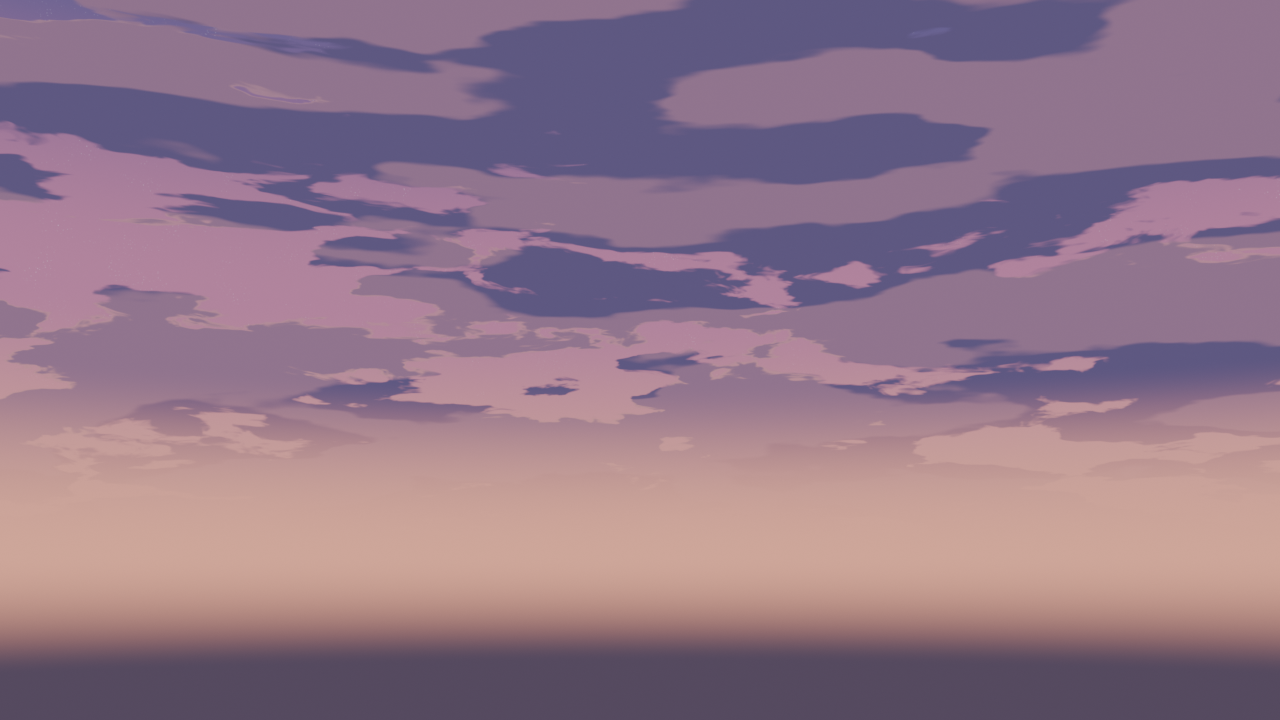
#> input picture preset_dev/world_baseline/v1.0.3/after_school_1280x720.png, 1280 x 720 px, given in place of summer_noon_1280x720.png, which was not available
$ python cloud_distribution_compare.py
#> lines starting #> are read from the running program, lines starting #| are printed output that depends on the picture; after the words box and inside, x2 and y2 are one past the last pixel; in counts of white or black regions, pixels touching at a corner belong together; pictures that were not available may be replaced by others from this repository, and a replacement may not be noted
"""Build the 2D cloud-distribution evidence: sheets, masks and metrics.

Reads the prototype renders (3 seeds x 3 amounts x 2 views), the A reference
renders, the Cloud Amount curve, the panorama previews and the v1.0.3 baseline.
Writes contact sheets, metrics.json and the comparison report data.
"""

import glob
import json
import os
import sys
from collections import deque

import numpy as np
from PIL import Image, ImageDraw, ImageFilter, ImageFont

HERE = os.path.dirname(os.path.abspath(__file__))
SEEDS = (3, 17, 42)
VIEWS = ("main", "right")
AMOUNTS = (18, 30, 42)
THRESHOLD = 0.02
V1_IMAGE = os.path.join(HERE, "world_baseline", "v1.0.3",
                        "summer_noon_1280x720.png")
V1_MASK = os.path.join(HERE, "phase1", "mask_v1_0_3_1280x720.png")


def load(path):
    return np.asarray(Image.open(path).convert("RGB"), dtype=np.float32) / 255.0


# [8 lines left out: function font, not called in this run]


def mask_from(on, off):
    diff = np.abs(on - off).max(axis=2)
    image = Image.fromarray((diff > THRESHOLD).astype(np.uint8) * 255, "L")
    image = image.filter(ImageFilter.MaxFilter(3)).filter(
        ImageFilter.MinFilter(3))
    image = image.filter(ImageFilter.MinFilter(3)).filter(
        ImageFilter.MaxFilter(3))
    return np.asarray(image) > 127


def mask_image(mask):
    return Image.fromarray(mask.astype(np.uint8) * 255, "L")


def perimeter(mask):
    eroded = np.asarray(mask_image(mask).filter(
        ImageFilter.MinFilter(3))) > 127
    boundary = mask & ~eroded
    boundary[0, :] = False
    boundary[-1, :] = False
    boundary[:, 0] = False
    boundary[:, -1] = False
    pixels = int(boundary.sum())
    area = int(mask.sum())
    return {"pixels": pixels,
            "norm": round(float(pixels / max(np.sqrt(area), 1.0)), 3)}


def components(mask, minimum=0.002):
    small = mask_image(mask).resize((320, 180), Image.Resampling.BOX)
    grid = np.asarray(small) > 127
    height, width = grid.shape
    seen = np.zeros_like(grid, dtype=bool)
    found = []
    for y in range(height):
        for x in range(width):
            if not grid[y, x] or seen[y, x]:
                continue
            queue = deque([(x, y)])
            seen[y, x] = True
            area = 0
            while queue:
                px, py = queue.popleft()
                area += 1
                for nx, ny in ((px - 1, py), (px + 1, py),
                               (px, py - 1), (px, py + 1)):
                    if (0 <= nx < width and 0 <= ny < height
                            and grid[ny, nx] and not seen[ny, nx]):
                        seen[ny, nx] = True
                        queue.append((nx, ny))
            fraction = area / (width * height)
            if fraction >= minimum:
                found.append(round(float(fraction), 4))
    return sorted(found, reverse=True)


def metrics(name, image, mask, extra=None):
    height, width = mask.shape
    rows = np.where(mask.any(axis=1))[0]
    boundary = perimeter(mask)
    areas = components(mask)
    record = {
        "name": name,
        "coverage": round(float(mask.mean()), 4),
        "components": len(areas),
        "component_areas": areas,
        "largest_component": areas[0] if areas else 0.0,
        "perimeter_norm": boundary["norm"],
        "vertical_span": (float(rows.max() - rows.min()) / height
                          if len(rows) else 0.0),
        "threshold": THRESHOLD,
    }
    if extra:
        record.update(extra)
    return record


def analyze(on_path, off_path):
    image = load(on_path)
    mask = mask_from(image, load(off_path))
    return image, mask


# [74 lines left out: functions cell, sheet, chart, not called in this run]


def main():
    argv = sys.argv
    argv = argv[argv.index("--") + 1:] if "--" in argv else []
    values = {"out": os.path.join(HERE, "cloud_distribution"),
              "final": "", "curve": "", "preview": "", "resolution": ""}
    for index, item in enumerate(argv):
        if item.startswith("--") and index + 1 < len(argv):
            values[item[2:].replace("-", "_")] = argv[index + 1]
    out = os.path.abspath(values["out"])
    final = os.path.abspath(values["final"])
    curve = os.path.abspath(values["curve"])
    preview = os.path.abspath(values["preview"])
    resolution = os.path.abspath(values["resolution"])
    os.makedirs(out, exist_ok=True)

    v1_image = load(V1_IMAGE)
    v1_mask = np.asarray(Image.open(V1_MASK).convert("L")) > 127
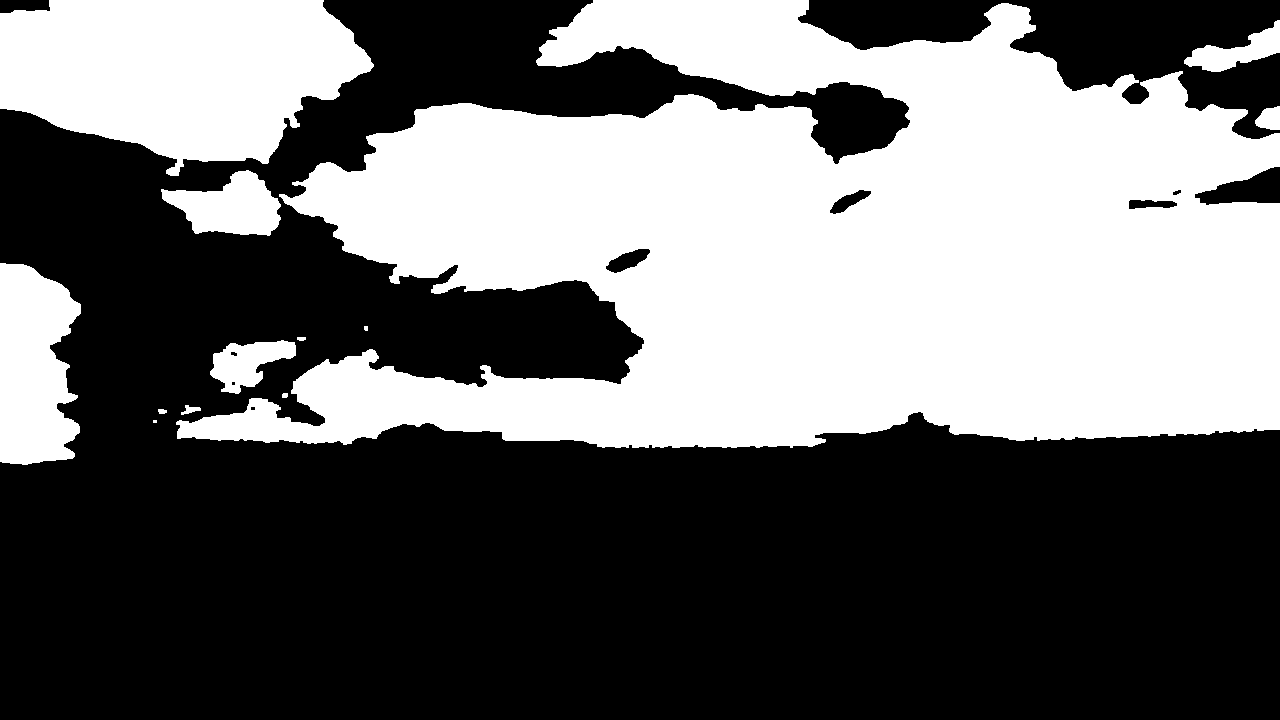
#> input picture preset_dev/phase1/mask_v1_0_3_1280x720.png, 1280 x 720 px
#> v1_mask: shape (720, 1280) bool; 41.9% white; 13 white regions (2 under 20 px), largest, box (x1, y1, x2, y2) and area: (176, 0, 1280, 448) 316379, (0, 0, 374, 176) 46939, (0, 263, 81, 465) 13089
    v1 = metrics("v1.0.3", v1_image, v1_mask)
#> in metrics, `rows = np.where(mask.any(axis=1))[0]`: rows = 465 values from 0 to 464
#> in mask_image, returned value is the input picture: PIL image 1280x720 L; 41.9% white; 13 white regions (2 under 20 px), largest, box (x1, y1, x2, y2) and area: (176, 0, 1280, 448) 316379, (0, 0, 374, 176) 46939, (0, 263, 81, 465) 13089
#> in perimeter, `eroded = np.asarray(mask_image(mask).filter( ImageFilter.MinFilter(3))..`:
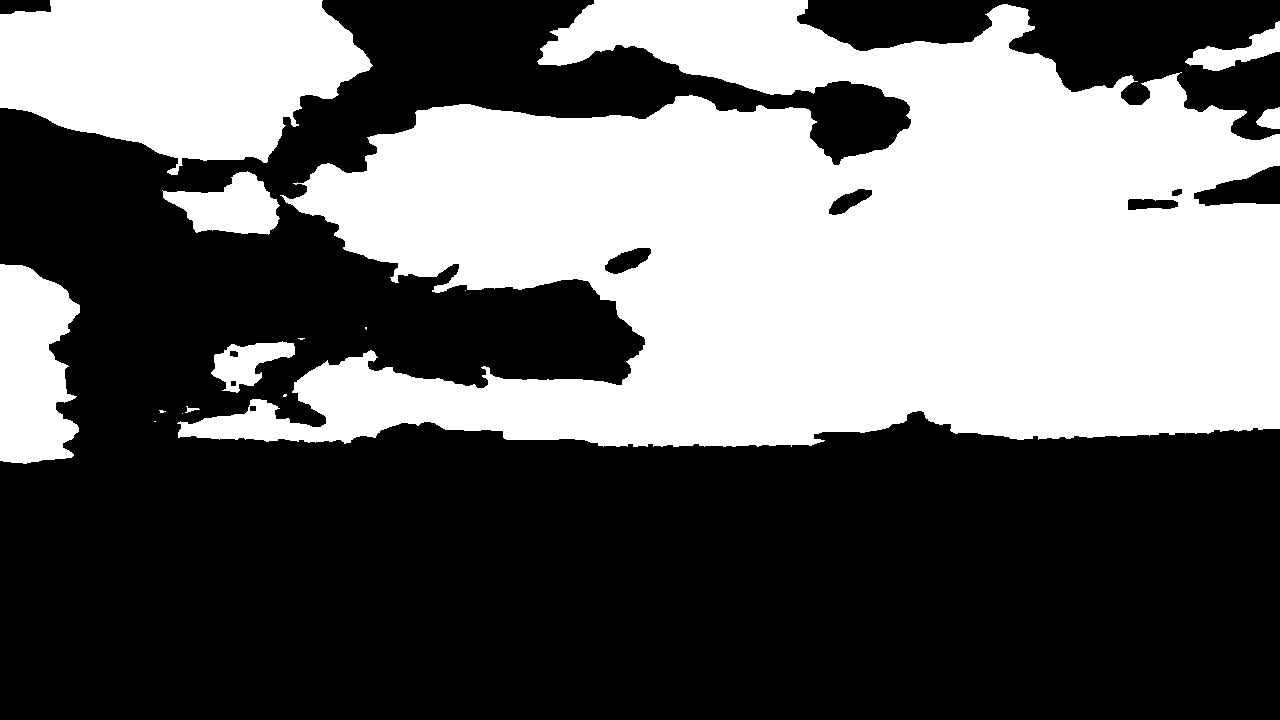
#> eroded: shape (720, 1280) bool; 41% white; 15 white regions (7 under 20 px), largest, box (x1, y1, x2, y2) and area: (177, 0, 1280, 447) 310003, (0, 0, 373, 175) 46106, (0, 264, 80, 464) 12586
#> in perimeter, `boundary = mask & ~eroded`:
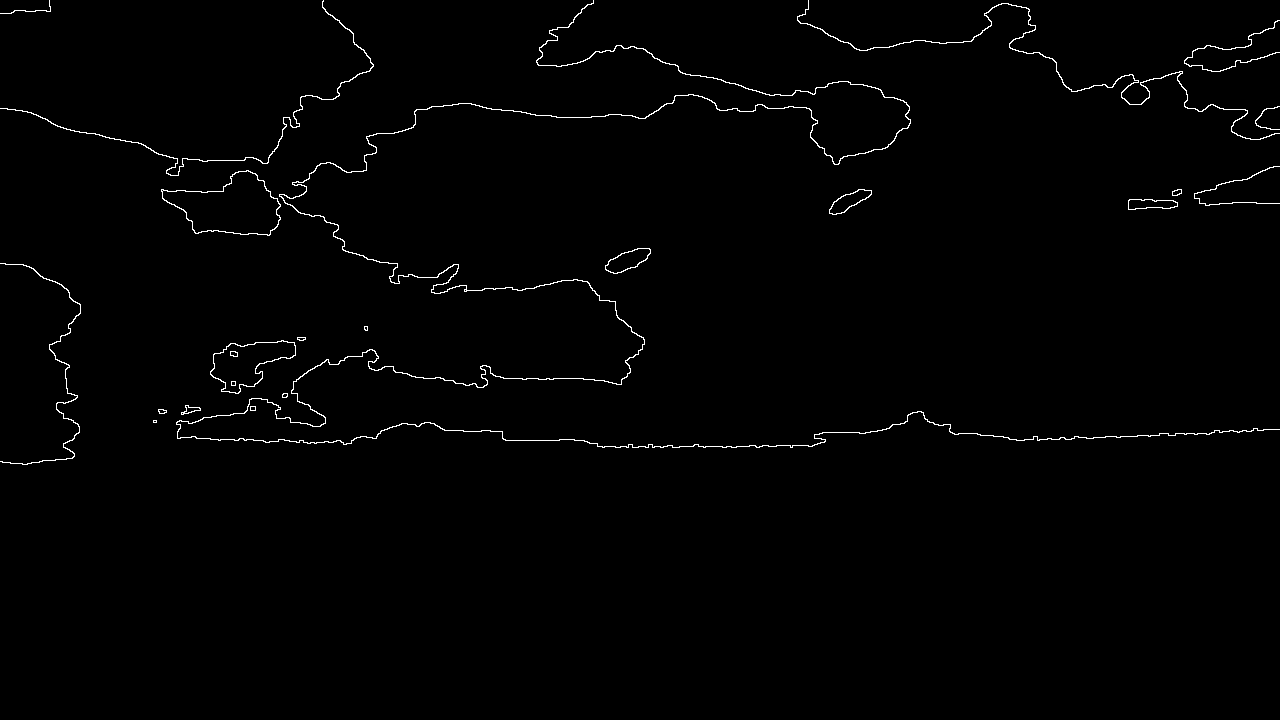
#> boundary: shape (720, 1280) bool; 0.97% white in thin lines or dots, all inside (x1, y1, x2, y2) = (0, 0, 1280, 465)
#> in perimeter, `pixels = int(boundary.sum())`: pixels = 8948
#> in perimeter, `area = int(mask.sum())`: area = 386568
#> in metrics, `boundary = perimeter(mask)`: boundary = {'pixels': 8948, 'norm': 14.39}
#> in components, `small = mask_image(mask).resize((320, 180), Image.Resampling.BOX)`:
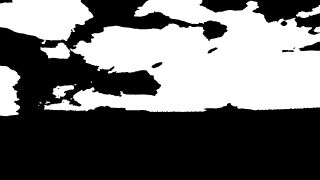
#> small: PIL image 320x180 L; min 0, max 255, mean 107
#> in components, `grid = np.asarray(small) > 127`:
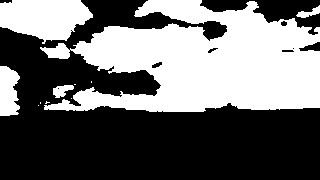
#> grid: shape (180, 320) bool; 42.1% white; 11 white regions (6 under 20 px), largest, box (x1, y1, x2, y2) and area: (40, 0, 320, 112) 20176, (0, 0, 93, 44) 2942, (0, 66, 20, 116) 820, (53, 85, 74, 98) 170, (296, 5, 320, 18) 134
#> in metrics, `areas = components(mask)`: areas = [0.345, 0.0511, 0.0142, 0.0052, 0.003, 0.0023]
#> in metrics, `record = { "name": name, "coverage": round(float(mask.mean()), 4), "co..`: record = {'name': 'v1.0.3', 'coverage': 0.419, 'components': 6, 'component_areas': [0.345, 0.0511, 0.0142, 0.0052, 0.003, 0.0023], 'largest_component': 0.345, 'perimeter_norm': 14.39, 'vertical_span': 0.644, 'threshold': 0.02}
#> v1 has the same summary as record in metrics

    proto = []
    ref = []
    for seed in SEEDS:
        for view in VIEWS:
            off = os.path.join(final, "proto_s%02d_%s_off_1280x720.png"
                               % (seed, view))
            for amount in AMOUNTS:
                path = os.path.join(
                    final, "proto_s%02d_%s_a%03d_1280x720.png"
                    % (seed, view, amount))
                image, mask = analyze(path, off)
                proto.append(metrics(
                    "proto_s%02d_%s_a%03d" % (seed, view, amount),
                    image, mask, {"seed": seed, "view": view,
                                  "amount": amount / 100.0}))
    for seed in SEEDS:
        for view in VIEWS:
            off = os.path.join(final, "A_%s_off_1280x720.png" % view)
            path = os.path.join(final, "A_%s_a078_s%02d_1280x720.png"
                                % (view, seed))
            image, mask = analyze(path, off)
            ref.append(metrics("A_s%02d_%s" % (seed, view), image, mask,
                               {"seed": seed, "view": view,
                                "amount": 0.78}))

    # Global coverage from the prototype reports.
    global_cov = {}
    for seed in SEEDS:
        with open(os.path.join(final, "proto_s%02d.json" % seed),
                  encoding="utf-8") as handle:
            report = json.load(handle)
        for amount, item in report["amounts"].items():
            global_cov[(seed, round(float(amount), 2))] = item[
                "global_coverage"]
    with open(os.path.join(final, "proto_s03.json"), encoding="utf-8") as h:
        perf_report = json.load(h)

    # Cloud Amount curve at seed 17.
    curve_points = {"global_coverage": [], "main": [], "right": []}
    with open(os.path.join(curve, "proto_s17.json"), encoding="utf-8") as h:
        curve_report = json.load(h)
    for amount_text, item in sorted(
            curve_report["amounts"].items(), key=lambda kv: float(kv[0])):
        amount = float(amount_text)
        curve_points["global_coverage"].append(
            (amount, item["global_coverage"]))
        for view in VIEWS:
            off = os.path.join(curve, "proto_s17_%s_off_1280x720.png" % view)
            path = os.path.join(
                curve, "proto_s17_%s_a%03d_1280x720.png"
                % (view, round(amount * 100)))
            if not os.path.exists(path):
                continue
            _image, mask = analyze(path, off)
            curve_points[view].append((amount, float(mask.mean())))
    chart(curve_points, os.path.join(out, "contact_curve.png"))

    # Comparison at one representative cell.
    seed, view = 3, "main"
    proto_cell = [x for x in proto if x["seed"] == seed
                  and x["view"] == view and x["amount"] == 0.42][0]
    ref_cell = [x for x in ref if x["seed"] == seed and x["view"] == view][0]
    proto_image, proto_mask = analyze(
        os.path.join(final, "proto_s03_main_a042_1280x720.png"),
        os.path.join(final, "proto_s03_main_off_1280x720.png"))
    ref_image, ref_mask = analyze(
        os.path.join(final, "A_main_a078_s03_1280x720.png"),
        os.path.join(final, "A_main_off_1280x720.png"))
    sheet([
        [("v1.0.3  cov %.3f" % v1["coverage"], v1_image),
         ("A 0.78  cov %.3f / %d comp" % (ref_cell["coverage"],
                                          ref_cell["components"]), ref_image),
         ("prototype 0.42  cov %.3f / %d comp"
          % (proto_cell["coverage"], proto_cell["components"]), proto_image)],
        [("mask v1.0.3", mask_image(v1_mask)),
         ("mask A", mask_image(ref_mask)),
         ("mask prototype", mask_image(proto_mask))],
    ], os.path.join(out, "contact_main.png"), (860, 484), 18)
    mask_image(v1_mask).save(os.path.join(out, "mask_v1_0_3.png"))
    mask_image(ref_mask).save(os.path.join(out, "mask_A_s03_main.png"))
    mask_image(proto_mask).save(
        os.path.join(out, "mask_prototype_s03_main_a042.png"))

    # Seeds and views, A vs prototype at 0.42 (closest coverage).
    worst = min((x for x in proto if x["amount"] == 0.42),
                key=lambda x: x["coverage"])
    columns = [(seed, "main") for seed in SEEDS] + [(42, "right")]
    rows = [[], [], [], []]
    for seed, view in columns:
        ref_cell = [x for x in ref if x["seed"] == seed
                    and x["view"] == view][0]
        cell_ref = [x for x in proto if x["seed"] == seed
                    and x["view"] == view and x["amount"] == 0.42][0]
        image, mask = analyze(
            os.path.join(final, "A_%s_a078_s%02d_1280x720.png" % (view, seed)),
            os.path.join(final, "A_%s_off_1280x720.png" % view))
        rows[0].append(("A s%02d %s  cov %.3f" % (seed, view,
                                                  ref_cell["coverage"]),
                        image))
        rows[2].append(("mask A  %d comp" % ref_cell["components"],
                        mask_image(mask)))
        image, mask = analyze(
            os.path.join(final, "proto_s%02d_%s_a030_1280x720.png"
                         % (seed, view)),
            os.path.join(final, "proto_s%02d_%s_off_1280x720.png"
                         % (seed, view)))
        tag = "proto s%02d %s  cov %.3f" % (seed, view,
                                            cell_ref["coverage"])
        if seed == worst["seed"] and view == worst["view"]:
            tag = "worst " + tag
        rows[1].append((tag, image))
        rows[3].append(("mask proto  %d comp" % cell_ref["components"],
                        mask_image(mask)))
    sheet(rows, os.path.join(out, "contact_seeds.png"), (640, 360), 14)

    # Amount progression, main view, three seeds.
    amount_rows = [[], [], [], [], [], []]
    for amount in AMOUNTS:
        for seed in SEEDS:
            entry = [x for x in proto if x["seed"] == seed
                     and x["view"] == "main" and x["amount"] == amount / 100.0][0]
            image, mask = analyze(
                os.path.join(final, "proto_s%02d_main_a%03d_1280x720.png"
                             % (seed, amount)),
                os.path.join(final, "proto_s%02d_main_off_1280x720.png"
                             % seed))
            amount_rows[AMOUNTS.index(amount)].append(
                ("s%02d a%.2f  g %.3f / f %.3f"
                 % (seed, amount / 100.0,
                    global_cov[(seed, amount / 100.0)], entry["coverage"]),
                 image))
            amount_rows[3 + AMOUNTS.index(amount)].append(
                ("s%02d mask  %d comp" % (seed, entry["components"]),
                 mask_image(mask)))
    sheet(amount_rows, os.path.join(out, "contact_amounts.png"),
          (640, 360), 14)

    # Two camera directions, seed 17.
    view_rows = [[], [], []]
    for amount in AMOUNTS:
        for view in VIEWS:
            entry = [x for x in proto if x["seed"] == 17
                     and x["view"] == view and x["amount"] == amount / 100.0][0]
            image, mask = analyze(
                os.path.join(final, "proto_s17_%s_a%03d_1280x720.png"
                             % (view, amount)),
                os.path.join(final, "proto_s17_%s_off_1280x720.png" % view))
            view_rows[0 if amount == 18 else (1 if amount == 30 else 2)].append(
                ("%s a%.2f  cov %.3f" % (view, amount / 100.0,
                                         entry["coverage"]), image))
    sheet(view_rows, os.path.join(out, "contact_views.png"), (640, 360), 14)

    # Resolution: 1024 vs 2048, plus a 2x crop of the same edge.
    if resolution:
        low = Image.open(os.path.join(
            resolution, "proto_s03_main_a030_1280x720.png")).convert("RGB")
        high = Image.open(os.path.join(
            final, "proto_s03_main_a030_1280x720.png")).convert("RGB")
        crop = (80, 80, 520, 330)
        low_crop = low.crop(crop).resize((880, 500), Image.Resampling.NEAREST)
        high_crop = high.crop(crop).resize((880, 500), Image.Resampling.NEAREST)
        sheet([[("1024x512 texture", low), ("2048x1024 texture", high)],
               [("edge crop x2 1024", low_crop),
                ("edge crop x2 2048", high_crop)]],
              os.path.join(out, "contact_resolution.png"), (880, 495), 16)

    # Panoramas.
    pano_rows = []
    for seed in SEEDS:
        path = os.path.join(preview, "field_s%02d_2048x1024.png" % seed)
        pano_rows.append([("field seed %02d (all masses)" % seed,
                           Image.open(path).convert("RGB"))])
    sheet(pano_rows, os.path.join(out, "contact_panorama.png"), (1024, 512), 16)

    # Summary.
    # [17 lines left out: function summary, not called in this run]

    proto_at30 = [x for x in proto if x["amount"] == 0.42]
    report = {
        "v1.0.3": v1,
        "prototype": proto,
        "reference_A": ref,
        "summary": {
            "prototype_all_amounts": summary(proto, "prototype"),
            "prototype_0.42": summary(proto_at30, "prototype 0.42"),
            "reference_A_0.78": summary(ref, "A 0.78"),
        },
        "global_coverage": {"%d_%.2f" % key: value
                            for key, value in global_cov.items()},
        "curve": curve_points,
        "worst_prototype_0.42": worst,
        "performance": {
            "generation_ms_2048": perf_report["generation_ms"],
            "generation_ms_1024": 268.0,
            "field_bytes_2048": perf_report["field_nbytes"],
            "image_bytes_float_2048": 2048 * 1024 * 4 * 4,
            "exr_bytes_2048": os.path.getsize(os.path.join(
                final, "field_s03_2048x1024.exr")),
            "blend_bytes_1024": 347310,
            "packed_bytes_1024": 8397217,
            "prototype_render_ms_median": round(float(np.median(
                [x["render_ms"] for x in perf_report["renders"]])), 1),
            "reference_render_ms_median": round(float(np.median(
                [x["render_ms"] for x in json.load(open(
                    os.path.join(final, "reference_A.json"),
                    encoding="utf-8"))["renders"]])), 1),
            "seam_max_delta": {
                "s03": 0.1527, "s17": 0.154, "s42": 0.0658},
            "neighbour_max_delta": {
                "s03": 0.3006, "s17": 0.2884, "s42": 0.3101},
            "masses": {"s03": 92, "s17": 94, "s42": 94},
            "union_coverage": {"s03": 0.4964, "s17": 0.494,
                               "s42": 0.4952},
        },
        "threshold": THRESHOLD,
        "seed_note": "Seeds are independent 2D layouts, not translations of "
                     "one field.",
    }
    with open(os.path.join(out, "metrics.json"), "w",
              encoding="utf-8") as handle:
        json.dump(report, handle, indent=2)

    print("PROTO all", report["summary"]["prototype_all_amounts"])
    print("PROTO 0.42", report["summary"]["prototype_0.42"])
    print("A 0.78", report["summary"]["reference_A_0.78"])
    print("V1", {k: v1[k] for k in ("coverage", "components",
                                    "largest_component", "perimeter_norm")})
    print("WORST", worst["seed"], worst["view"],
          round(worst["coverage"], 3))
    print("CURVE", [(a, round(c, 3)) for a, c in
                    curve_points["global_coverage"]])
    return 0


if __name__ == "__main__":
#> (the run stopped early here; a loop or call above may not have finished)
